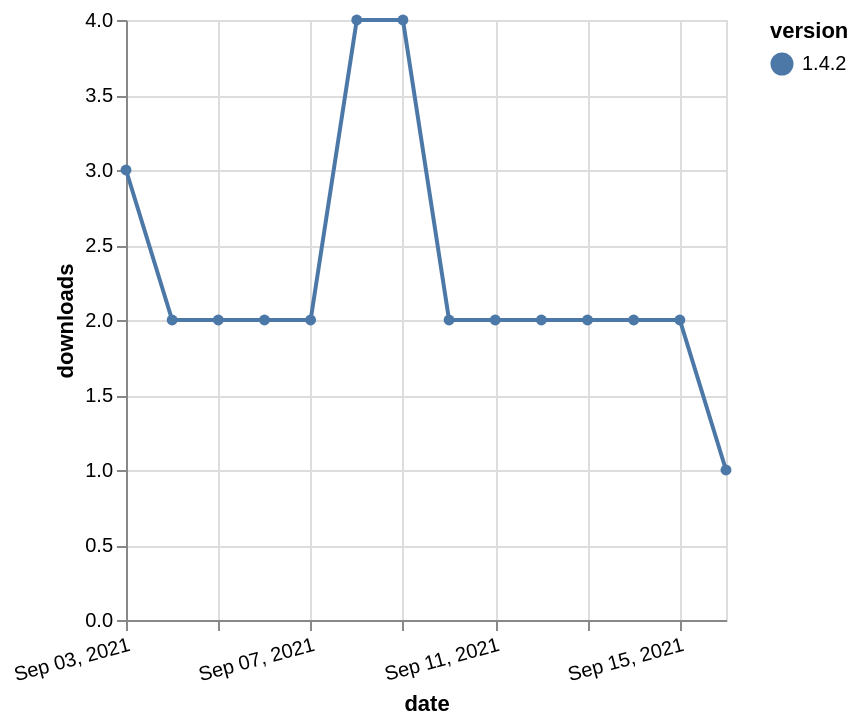

Source (Vega-Lite JSON):
### Vega-Lite specification from a JSON file in a GitHub repository (floating-point values rounded to 4 significant figures)
{"$schema": "https://vega.github.io/schema/vega-lite/v5.json", "description": "A simple bar chart with embedded data.", "data": {"values": [{"date": "2021-09-03", "total": 3184, "delta": 3, "version": "1.4.2"}, {"date": "2021-09-04", "total": 3186, "delta": 2, "version": "1.4.2"}, {"date": "2021-09-05", "total": 3188, "delta": 2, "version": "1.4.2"}, {"date": "2021-09-06", "total": 3190, "delta": 2, "version": "1.4.2"}, {"date": "2021-09-07", "total": 3192, "delta": 2, "version": "1.4.2"}, {"date": "2021-09-08", "total": 3196, "delta": 4, "version": "1.4.2"}, {"date": "2021-09-09", "total": 3200, "delta": 4, "version": "1.4.2"}, {"date": "2021-09-10", "total": 3202, "delta": 2, "version": "1.4.2"}, {"date": "2021-09-11", "total": 3204, "delta": 2, "version": "1.4.2"}, {"date": "2021-09-12", "total": 3206, "delta": 2, "version": "1.4.2"}, {"date": "2021-09-13", "total": 3208, "delta": 2, "version": "1.4.2"}, {"date": "2021-09-14", "total": 3210, "delta": 2, "version": "1.4.2"}, {"date": "2021-09-15", "total": 3212, "delta": 2, "version": "1.4.2"}, {"date": "2021-09-16", "total": 3213, "delta": 1, "version": "1.4.2"}]}, "width": "container", "mark": {"type": "line", "point": {"filled": true}}, "encoding": {"x": {"field": "date", "type": "temporal", "timeUnit": "yearmonthdate", "title": "date", "axis": {"labelAngle": -15}}, "y": {"field": "delta", "type": "quantitative", "title": "downloads"}, "color": {"field": "version", "type": "nominal"}, "tooltip": {"field": "delta"}}}
